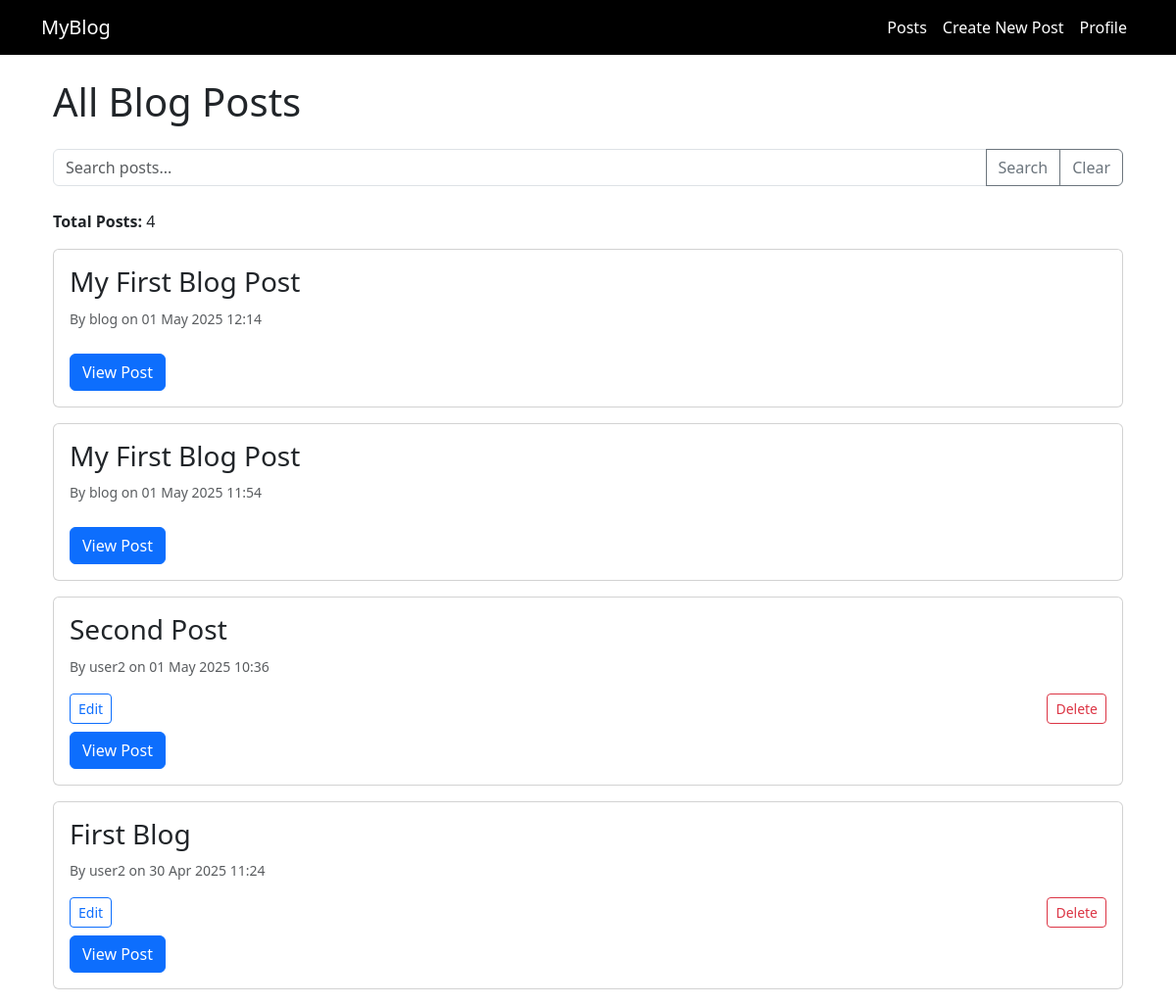
Page / (signed in) on the earlier database version.
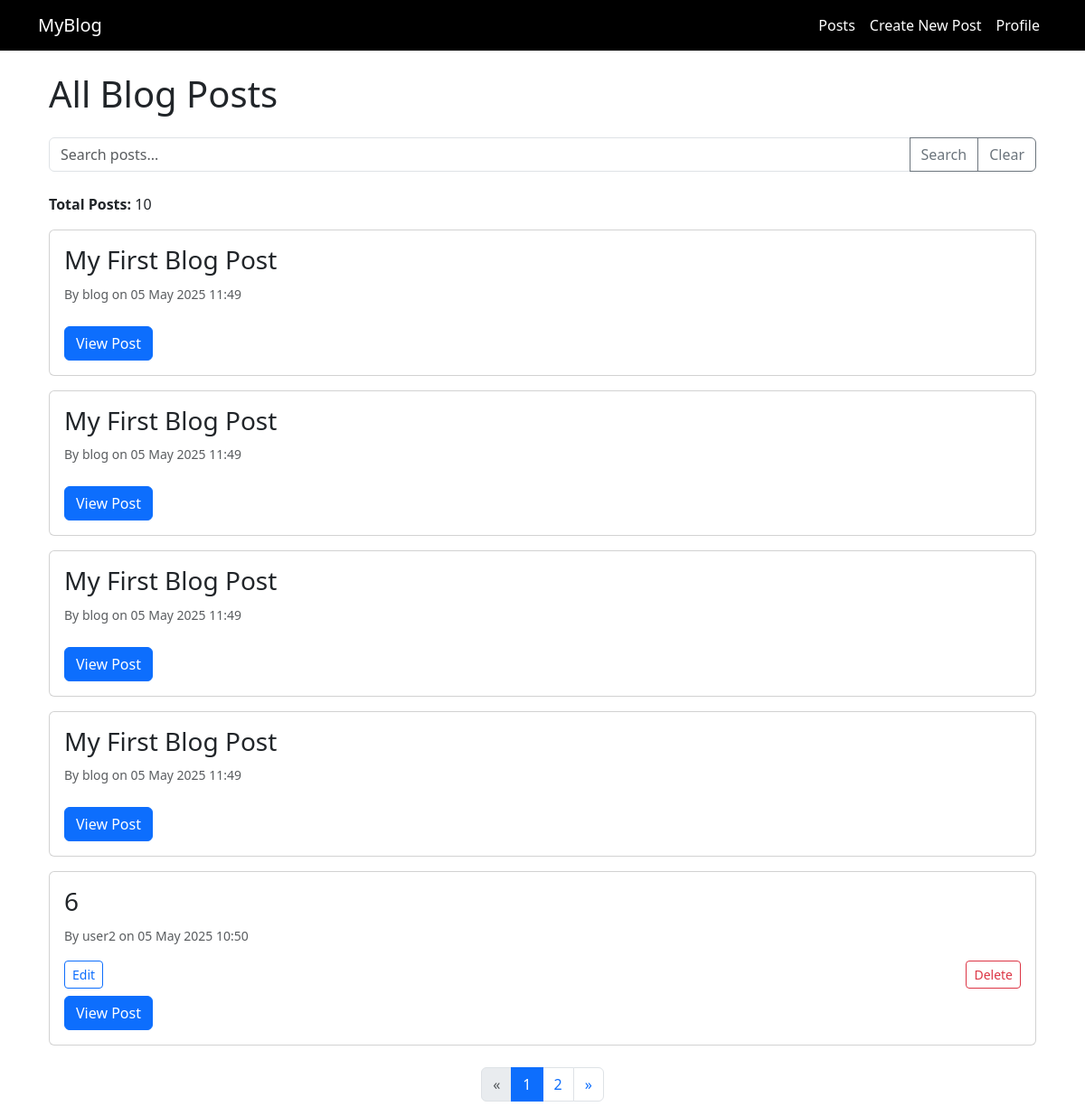
Same page on the later database version.
### blog/models.py (models this page shows, shortened)
class Post(models.Model):
    title = models.CharField(max_length=255)
    content = models.TextField()
    image = models.ImageField(upload_to='post_images/', blank=True, null=True)
    author = models.ForeignKey(User, on_delete=models.CASCADE)
    created_at = models.DateTimeField(auto_now_add=True)
    updated_at = models.DateTimeField(auto_now=True)
    likes = models.ManyToManyField(User, related_name='liked_posts', blank=True)
    total_likes = models.PositiveIntegerField(default=0)
    def total_likes(self):
        return self.likes.count()

### blog/views.py (the view)
# urls.py: path('', views.post_list, name='post_list'),
@login_required
def post_list(request):
    query = request.GET.get('q', '')
    all_posts = Post.objects.all().order_by('-created_at')
    if query:
        all_posts = all_posts.filter(
            Q(title__icontains=query) | Q(content__icontains=query)
        )
    paginator = Paginator(all_posts, 5)
    page_number = request.GET.get('page')
    page_obj = paginator.get_page(page_number)
    comment_forms = {post.id: CommentForm() for post in page_obj.object_list}
    return render(request, 'blog/post_list.html', {
        'posts': page_obj.object_list,
        'page_obj': page_obj,
        'comment_forms': comment_forms,
        'query': query,
    })

### blog/templates/blog/post_list.html (shortened to what this page needs)
{% extends 'blog/base.html' %}
{% block content %}
<div class="container mt-4">
    <h1 class="mb-4">All Blog Posts</h1>
    <form method="get" class="mb-4">
        <div class="input-group">
            <input type="text" name="q" class="form-control" placeholder="Search posts..." value="{{ query }}">
            <button type="submit" class="btn btn-outline-secondary">Search</button>
            <button type="reset" class="btn btn-outline-secondary">Clear</button>
        </div>
    </form>
    <p><strong>Total Posts:</strong> {{ page_obj.paginator.count }}</p>
    {% for post in posts %}
        <div class="card mb-3">
            <div class="card-body">
                <h3 class="card-title">{{ post.title }}</h3>
                <p class="card-text">
                    <small class="text-muted">By {{ post.author.username }} on {{ post.created_at|date:"d M Y H:i" }}</small>
                </p>
                {% if user == post.author %}
                <div class="d-flex justify-content-between mt-2">
                    <a href="{% url 'post_edit' post.pk %}" class="btn btn-outline-primary btn-sm">Edit</a>
                    <form method="post" action="{% url 'post_delete' post.pk %}" onsubmit="return confirm('Are you sure you want to delete this post?');">
                        <button type="submit" class="btn btn-outline-danger btn-sm">Delete</button>
                    </form>
                </div>
                {% endif %}
                <a class="btn btn-primary mt-2" href="{% url 'post_detail' post.pk %}">View Post</a>
            </div>
        </div>
    {% empty %}
        <p>No posts available.</p>
    {% endfor %}
    {% if page_obj.has_other_pages %}
    <nav aria-label="Page navigation">
        <ul class="pagination justify-content-center mt-4">
            {% if page_obj.has_previous %}
            <li class="page-item">
                <a class="page-link" href="?{% if query %}q={{ query }}&{% endif %}page={{ page_obj.previous_page_number }}" aria-label="Previous">
                    <span aria-hidden="true">&laquo;</span>
                </a>
            </li>
            {% else %}
            <li class="page-item disabled">
                <span class="page-link">&laquo;</span>
            </li>
            {% endif %}
            {% for num in page_obj.paginator.page_range %}
                {% if page_obj.number == num %}
                    <li class="page-item active"><span class="page-link">{{ num }}</span></li>
                {% elif num > page_obj.number|add:'-3' and num < page_obj.number|add:'3' %}
                    <li class="page-item"><a class="page-link" href="?{% if query %}q={{ query }}&{% endif %}page={{ num }}">{{ num }}</a></li>
                {% endif %}
            {% endfor %}
            {% if page_obj.has_next %}
            <li class="page-item">
                <a class="page-link" href="?{% if query %}q={{ query }}&{% endif %}page={{ page_obj.next_page_number }}" aria-label="Next">
                    <span aria-hidden="true">&raquo;</span>
                </a>
            </li>
            {% else %}
            <li class="page-item disabled">
                <span class="page-link">&raquo;</span>
            </li>
            {% endif %}
        </ul>
    </nav>
    {% endif %}
</div>
{% endblock %}

Differences in the rows shown:
removed Post: title "My First Blog Post", author.username "blog", created_at "01 May 2025 12:14"
removed Post: title "My First Blog Post", author.username "blog", created_at "01 May 2025 11:54"
removed Post: title "Second Post", author.username "user2", created_at "01 May 2025 10:36", shows "Edit"
removed Post: title "First Blog", author.username "user2", created_at "30 Apr 2025 11:24", shows "Edit"
added Post: title "My First Blog Post", author.username "blog", created_at "05 May 2025 11:49"
added Post: title "My First Blog Post", author.username "blog", created_at "05 May 2025 11:49"
added Post: title "My First Blog Post", author.username "blog", created_at "05 May 2025 11:49"
added Post: title "My First Blog Post", author.username "blog", created_at "05 May 2025 11:49"
added Post: title "6", author.username "user2", created_at "05 May 2025 10:50", shows "Edit"
Other differences:
{{ page_obj.paginator.count }}: "4" → "10"
new list line: "1"
new list line: "2"
